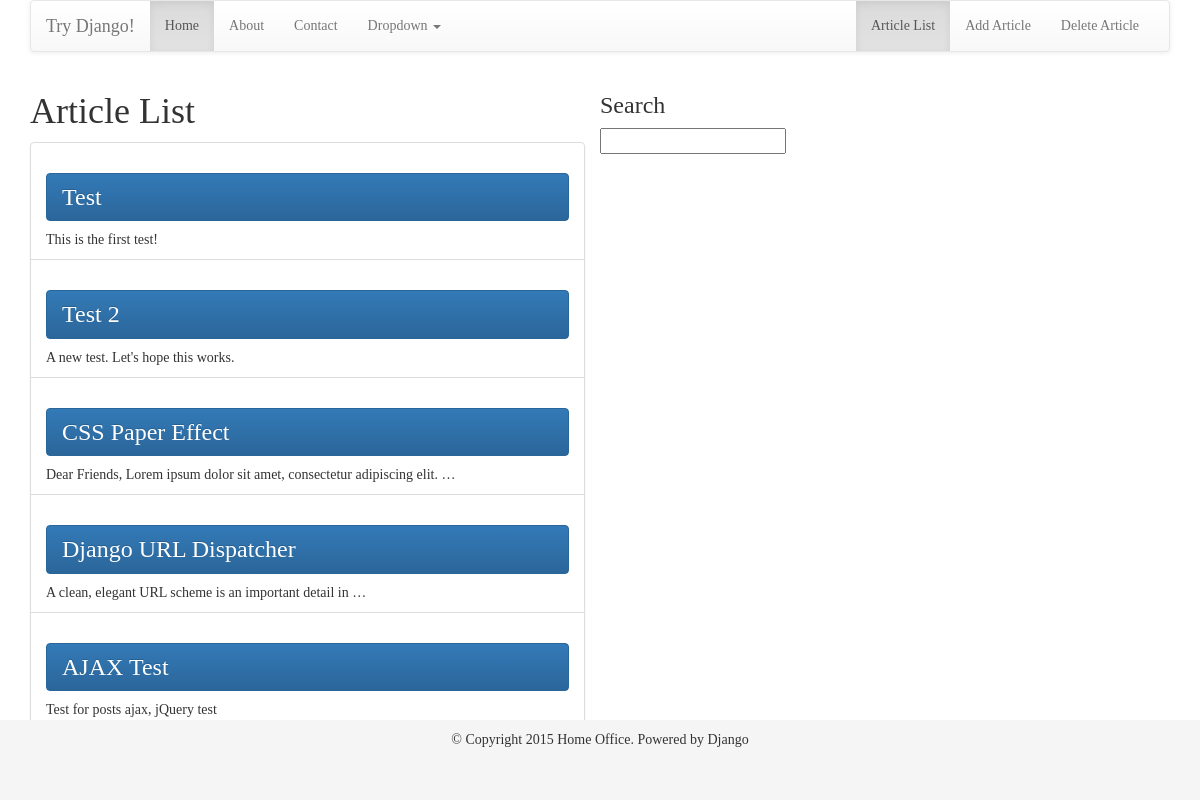
The app's page /articles/ with its own data.
### article/models.py (models this page shows)
class Article(models.Model):
    title = models.CharField(max_length=254)
    body = models.TextField()
    pub_date = models.DateTimeField('date published', auto_now_add=True, auto_now=False)
    def __unicode__(self):
        return self.title
    def get_absolute_url(self):
        return reverse('article', kwargs={'pk': self.pk})

### article/views.py (the view)
class ArticleListView(ListView):
    model = Article
    template_name = 'article_list.html'
    context_object_name = 'article_list'    # article_list (built in context name)

### templates/article/article_list.html (shortened to what this page needs)
{% extends 'base.html' %}
{% load staticfiles %}
{% block content %}
<div class="row">
    <div class="col-sm-6">
        <h1>Article List</h1>
        <ul class="list-group">
            {% for article in object_list %}
                <li class="list-group-item">
                    <h3><a href="{{ article.get_absolute_url }}"class="list-group-item active">{{ article }}</a></h3>
                    <p class="list-group-item-text">{{ article.body| truncatewords:10 }}</p>
                </li>
                    {% empty %}
                    <li class="list-group-item">You have no lists</li>
            {% endfor %}
        </ul>
    </div>
    <h3>Search</h3>
        <input type="text" id="search" name="search"/>{% csrf_token %}
{% endblock %}

### records on screen
Article: title "Test", body "This is the first test!"
Article: title "Test 2", body "A new test. Let's hope this works."
Article: title "CSS Paper Effect", body "Dear Friends, Lorem ipsum dolor sit amet, consectetur adipiscing elit. …"
Article: title "Django URL Dispatcher", body "A clean, elegant URL scheme is an important detail in …"
Article: title "AJAX Test", body "Test for posts ajax, jQuery test"
